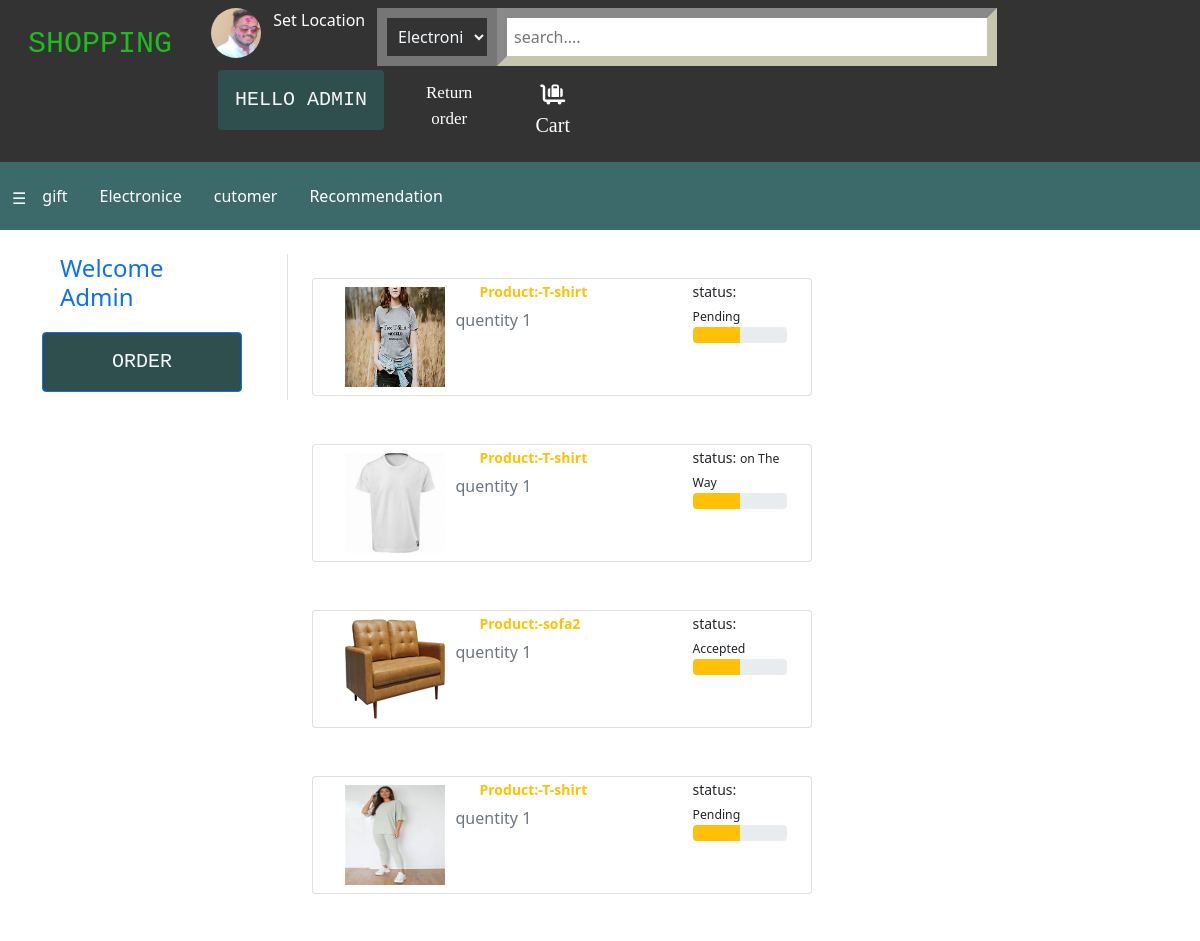
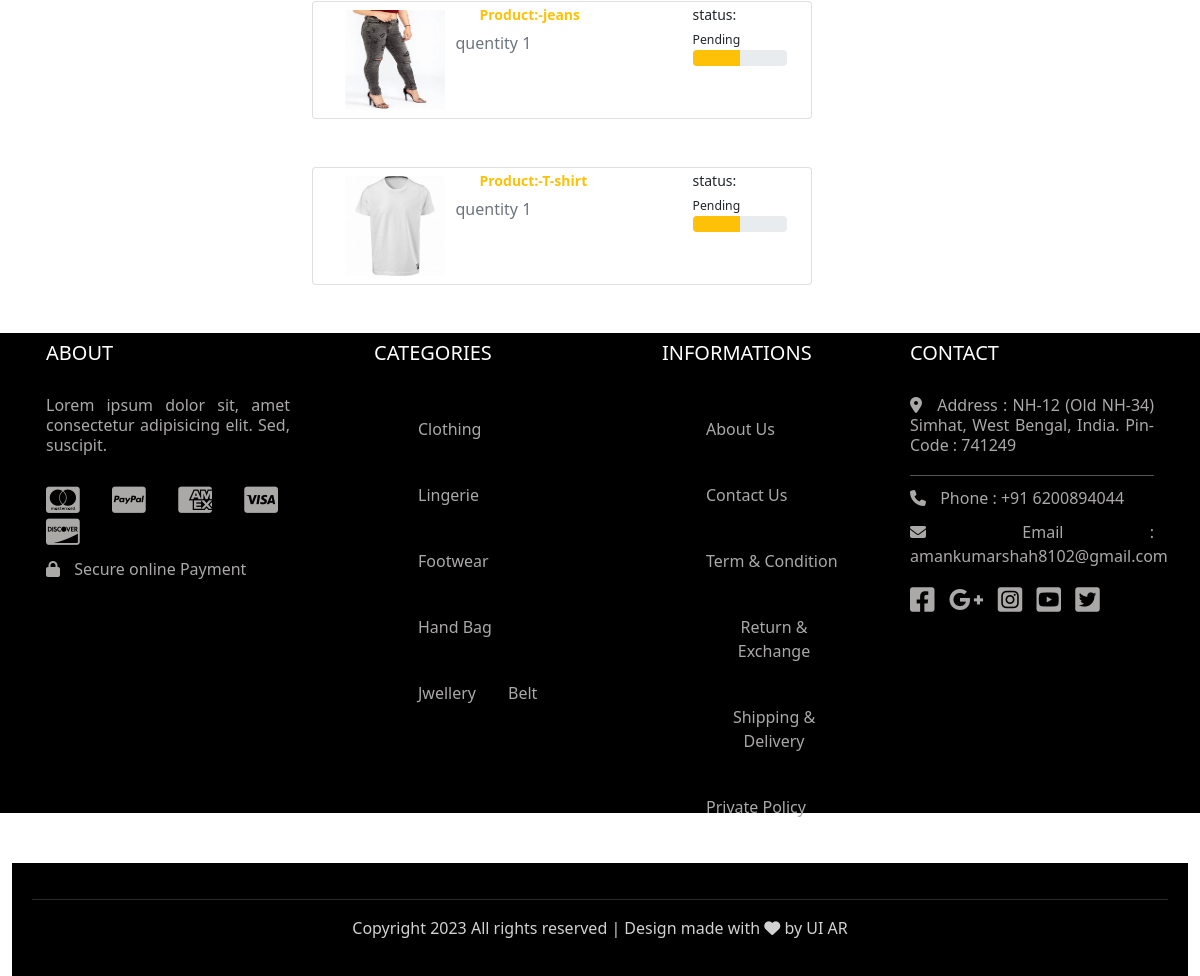
Page /od/ (signed in) on the committed database (2 pictures, top to bottom).
### enroll/models.py (models this page shows)
class orderplaced(models.Model):
    user = models.ForeignKey( User, on_delete=models.CASCADE)
    customer = models.ForeignKey(Customer,on_delete=models.CASCADE)
    product = models.ForeignKey(Product,on_delete=models.CASCADE)
    quentity = models.PositiveIntegerField(default=1)
    Order_date = models.DateTimeField(auto_now_add=True)
    Status = models.CharField(choices=Status_Choice,max_length=100,default='Pending')

class Product(models.Model):
    title=models.CharField(max_length=100)
    Selling_price = models.FloatField()
    Discount_price = models.FloatField()
    Brand = models.CharField(max_length=100)
    Description = models.TextField()
    Category = models.CharField(choices=Catecory_Choice,max_length=100)
    Product_image = models.ImageField(upload_to="productimg")
    rating=models.IntegerField(default=0)

### enroll/views.py (the view)
# urls.py: path('od/',views.order_details,name='order'),
def order_details(request):
    user = request.user
    order = orderplaced.objects.filter(user=user)
    return render(request, 'enroll/orders_details.html', {'order': order})

### enroll/templates/enroll/orders_details.html (shortened to what this page needs)
{% extends 'enroll/base.html' %}
{% load static %}
{% block content %}
<div class="container-fluid">
    <div class="row">
        <div class="col-sm-3">
            <div class="my-4  order border-end">
                <h4 class="text-primary mx-5">Welcome <span class="text-capitalize">{{request.user}}</span></h4>
                <ul class="list-unstyled">
                    <li class="d-grid"><a class="btn btn-primary" style="width:200px;"href="{% url 'order' %}">Order</a></li>
                </ul>
            </div>
        </div>
        <div class="col-sm-8">
            {% for od in order %}
                <div class="card my-5" style="width:500px;">
                    <div class="container-fluid">
                        <div class="row">
                            <div class="col-sm-3">
                                <img class="my-2 mx-2"style="width:100px; height:100px;" src="{{od.product.Product_image.url}}" alt="">
                            </div>
                            <div class="col-sm-6">
                                <small class="text-warning fw-bold mx-4">Product:-{{od.product.title}}</small>
                                <h6 class="my-2 text-secondary">quentity <span>{{od.quentity}}</span></h6>
                            </div>
                            <div class="col-sm-3">
                                <small>status: <small>{{od.Status}}</small></small>
                                    <div class="progress">
                                        <div class="progress-bar bg-warning" role='progressbar' style="width:50%;" aria-valuemin="0";,aria-valuemax="100",aria-valuenow="20";>
                                        </div>
                                    </div>
                            </div>
                        </div>
                    </div>
                </div>
            {% endfor %}
        </div>
    </div>
</div>
{% endblock content %}

### enroll/templates/enroll/nav.html (shortened to what this page needs)
{% load static %}
<ul id="nav">
    <li class="shope"><a href="{% url 'home' %}">Shopping</a></li>
    <li class="flage"><img  src="{% static 'enroll/img/Aman.jpeg' %}" alt="" srcset=""></li>
    <li id="setlocation" >
        <span  class="text-white" onclick="openpincode()">Set Location</span>
    </li>
    <li id="search">
        <select name="" id="option">
            <option value="">Electronics</option>
        </select>
        <li>
            <input type="text" id="inp" placeholder="search....">
        </li>
    </li>
        <li class="dropdown">
            <span onmouseover="dropdown()" onclick="dropout()"id="dropbtn"  class="btn">hello {{request.user}}</span>
        </li>
    <li id="return"><a href="">Return order</a></li>
    <li id="cart">
        {% if  request.user.is_authenticated %}
            <a href="{% url 'show_cart' %}"><i class="fas fa-luggage-cart"></i>Cart</a>
        {% else %}
            <a href="{% url 'login_cart' %}"><i class="fas fa-luggage-cart"></i>Cart</a>
        {% endif %}
    </li>
</ul>
<ul class="nav2" style="background-color: rgb(60, 105, 105);">
    <li style="margin-top:16px;">
        <span id="all" onclick="opennav()" class="text-white" >&#9776;</span>
    </li>
    <li>
        <a href="{% url 'gift' %}">gift</a>
    </li>
    <li>
        <a href="{% url 'elctro' %}">Electronice</a>
    </li>
    <li>
        <a href="">cutomer</a>
    </li>
    {% if  request.user.is_authenticated %}
        <li>
            <a href="{% url 'reco' %}">Recommendation</a>
        </li>
    {% endif %}
</ul>

### enroll/static/enroll/css/home.css (style rules this page uses)
* { margin:0px; padding:0px; }
#main { background-color:white; overflow: auto; }
#nav { cursor: pointer; }
ul { list-style-type:none; margin: 0; padding: 8px; overflow: auto; }
li { float: left; }
#nav { background-color: #333; }
.shope a { text-decoration: none; color: rgb(30, 189, 30); text-transform: uppercase; font-size: 30px; font-family: 'Courier New', Courier, serif; }
.flage img { position: relative; height: 50px; width: 50px; border-radius:30px; margin-left: 45%; }
#search { box-sizing: border-box; float: left; display:block; margin-left: 1%; border-style: none; }
#setlocation { position: relative; margin-left: 3%; }
#option { position: relative; width: 120px; padding: 7px; border-width: 10px; box-shadow: yellowgreen; background-color: rgba(51, 51, 51, 0.411); color: aliceblue; }
#inp { width:500px; padding: 7px; border-width: 10px; border-color: rgba(49, 49, 30, 0.459); }
li a, .btn { display: inline-block; color: white; text-align: center; padding: 14px 16px; text-decoration: none; }
.btn { position: relative; background-color: darkslategray; text-transform: uppercase; font-family: 'Courier New', Courier, monospace; color: whitesmoke; font-size: 20px; margin-top: 4px; margin-left: 30px; }
.dropdown { position: relative; }
#return a { position: relative; margin-left: 10%; font-size: 17px; font-family: 'Times New Roman', Times, serif; }
#cart a { position: relative; margin-left: 10%; font-size: 20px; font-family: 'Times New Roman', Times, serif; }
.card img { height: 300px; }
#all { cursor: pointer; }

### rows in the picture
orderplaced: product.Product_image (picture), product "T-shirt", quentity "1", Status "Pending"
orderplaced: product.Product_image (picture), product "T-shirt", quentity "1", Status "on The Way"
orderplaced: product.Product_image (picture), product "sofa2", quentity "1", Status "Accepted"
orderplaced: product.Product_image (picture), product "T-shirt", quentity "1", Status "Pending"
orderplaced: product.Product_image (picture), product "jeans", quentity "1", Status "Pending"
orderplaced: product.Product_image (picture), product "T-shirt", quentity "1", Status "Pending"

### other values in the picture
{{ request.user }} "ADMIN"
{{ request.user }} "Admin"
